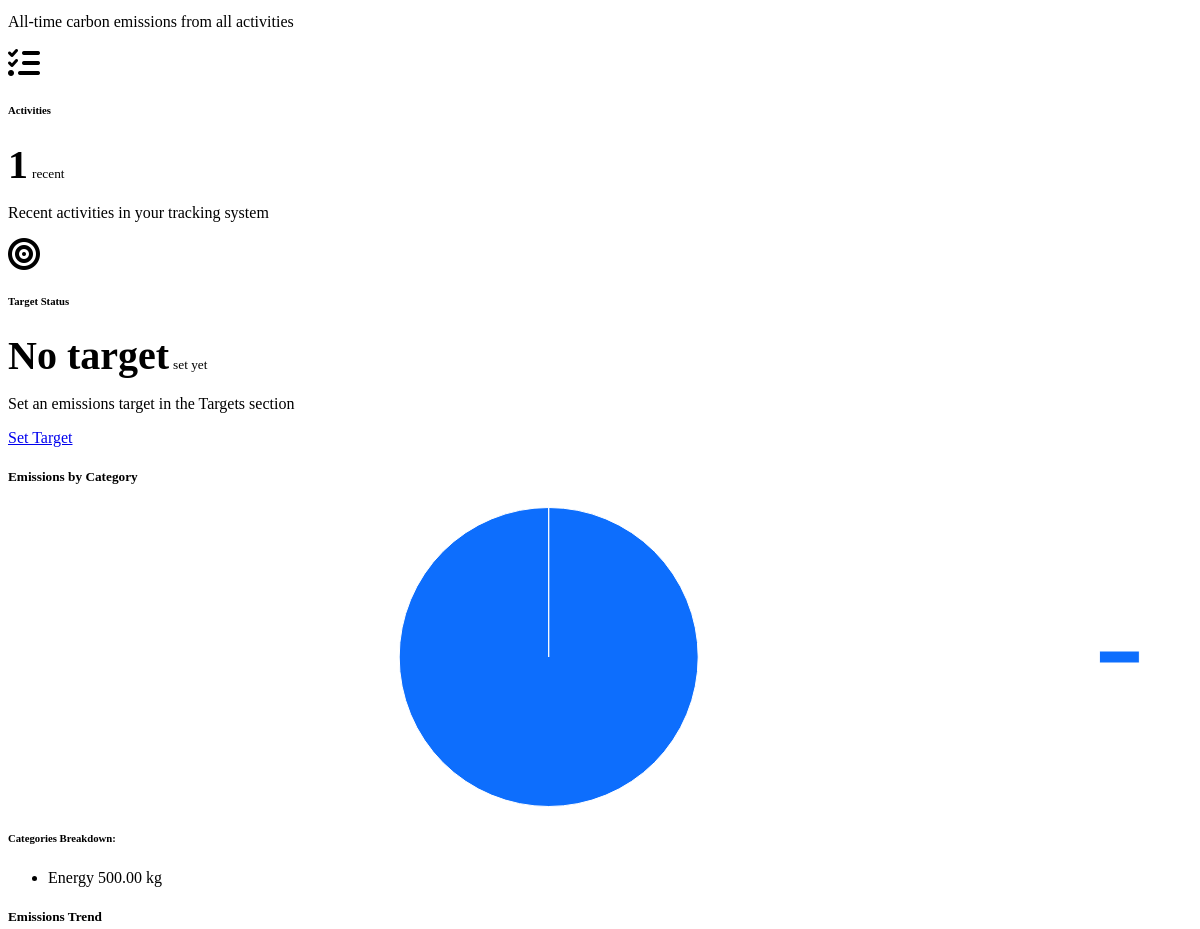
Before: /dashboard (signed in, middle part) with the older database file.
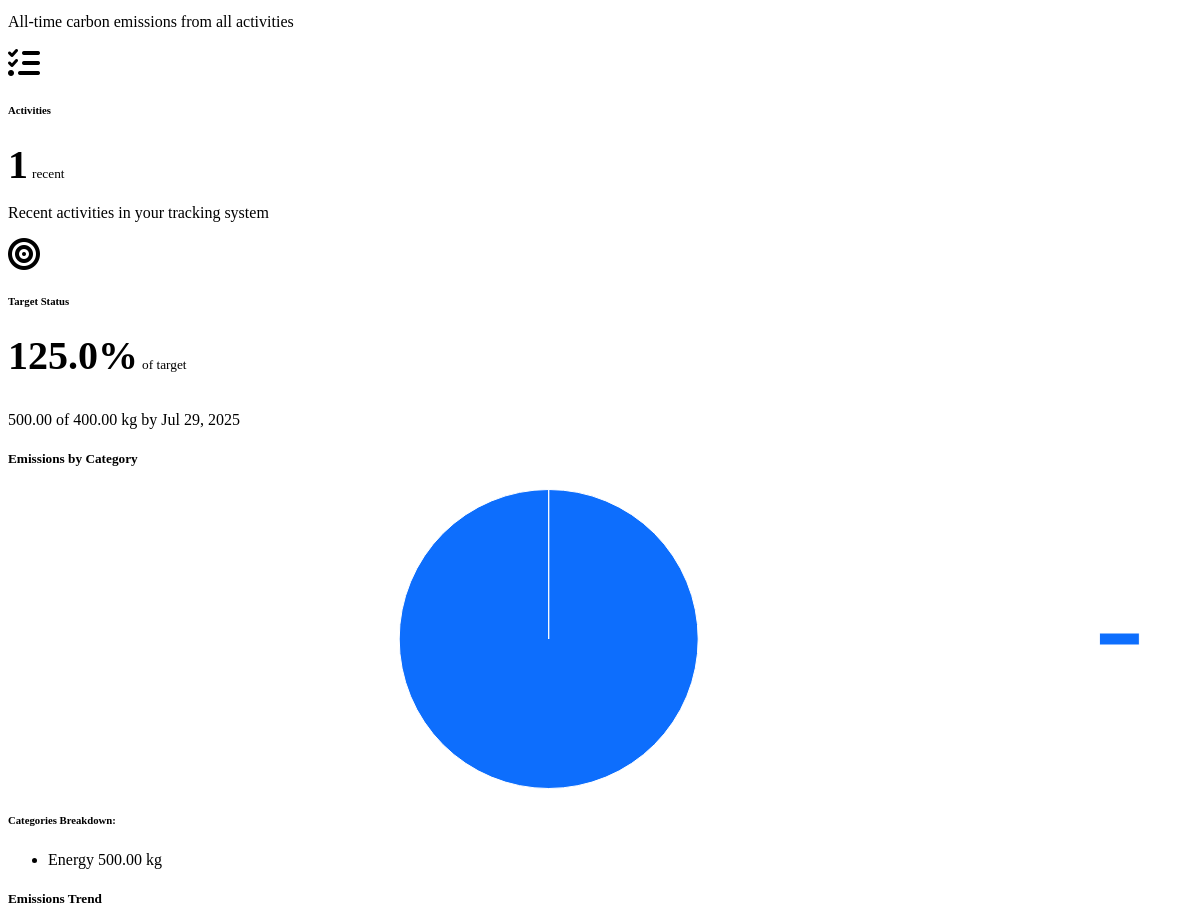
After: the same page with the newer database file.
### models.py (models this page shows)
class EmissionTarget(db.Model):
    id = db.Column(db.Integer, primary_key=True)
    target_value = db.Column(db.Float, nullable=False)  # Target emission value in CO2e
    target_unit = db.Column(db.String(20), default='kg', nullable=False)  # kg, tonnes
    target_date = db.Column(db.Date, nullable=False)
    category = db.Column(db.String(50))  # If for a specific category, otherwise overall
    company_id = db.Column(db.Integer, db.ForeignKey('company.id'), nullable=False)
    created_at = db.Column(db.DateTime, default=datetime.utcnow)

### routes.py (the view)
    @app.route('/dashboard')
    @login_required
    def dashboard():
        total_emissions = current_user.get_total_emissions()
        emissions_by_category = current_user.get_emissions_by_category()
        recent_activities = Activity.query.filter_by(company_id=current_user.id)\
            .order_by(Activity.date.desc()).limit(5).all()
        target = EmissionTarget.query.filter_by(
            company_id=current_user.id,
            category='overall'
        ).order_by(EmissionTarget.target_date.desc()).first()
        chart_data = {
            'labels': [cat for cat, _ in emissions_by_category],
            'data': [float(val) for _, val in emissions_by_category]
        }
        monthly_emissions = db.session.query(
            func.strftime('%Y-%m', Activity.date).label('month'),
            func.sum(Activity.emission_value).label('total')
        ).filter_by(company_id=current_user.id)\
         .group_by('month')\
         .order_by('month')\
         .limit(12)\
         .all()
        trend_data = {
            'labels': [month for month, _ in monthly_emissions],
            'data': [float(total) for _, total in monthly_emissions]
        }
        return render_template(
            'dashboard.html',
            title='Dashboard',
            total_emissions=total_emissions,
            emissions_by_category=emissions_by_category,
            recent_activities=recent_activities,
            target=target,
            chart_data=json.dumps(chart_data),
            trend_data=json.dumps(trend_data)
        )

### models.py (called while the page is built)
@login_manager.user_loader
def load_user(user_id):
    return Company.query.get(int(user_id))

    def get_total_emissions(self):
        return db.session.query(func.sum(Activity.emission_value)).filter_by(company_id=self.id).scalar() or 0

    def get_emissions_by_category(self):
        return db.session.query(
            Activity.category,
            func.sum(Activity.emission_value).label('total')
        ).filter_by(company_id=self.id).group_by(Activity.category).all()

### templates/dashboard.html (shortened to what the changed rows need)
{% extends "base.html" %}
{% block content %}
<div class="container">
    <div class="row mb-4">
        <div class="col-md-4 mb-4">
            <div class="card dashboard-card h-100">
                <div class="card-body p-4">
                    <div class="d-flex align-items-center mb-3">
                        <div class="flex-shrink-0 bg-info bg-opacity-10 p-3 rounded-3">
                        </div>
                        <div class="flex-grow-1 ms-3">
                            <h6 class="text-muted text-uppercase mb-0">Target Status</h6>
                            {% if target %}
                            <span class="stats-counter">{{ "%.1f"|format((total_emissions / target.target_value) * 100)
                                }}%</span>
                            <small class="text-muted">of target</small>
                            {% else %}
                            <span class="stats-counter">No target</span>
                            <small class="text-muted">set yet</small>
                            {% endif %}
                        </div>
                    </div>
                    {% if target %}
                    <div class="progress progress-bar-target mb-2">
                        {% set percentage = (total_emissions / target.target_value) * 100 %}
                        {% set percentage_capped = 100 if percentage > 100 else percentage %}
                    </div>
                    <p class="text-muted mb-0">{{ "%.2f"|format(total_emissions) }} of {{
                        "%.2f"|format(target.target_value) }} {{ target.target_unit }} by {{
                        target.target_date.strftime('%b %d, %Y') }}</p>
                    {% else %}
                    <p class="text-muted mb-0">Set an emissions target in the Targets section</p>
                    <a href="{{ url_for('targets') }}" class="btn btn-sm btn-outline-info mt-2">Set Target</a>
                    {% endif %}
                </div>
            </div>
        </div>
    </div>
</div>
{% endblock %}

Changed rows visible on the page:
added EmissionTarget: (total_emissions/target.target_value)*100 "125.0", target_value "400.00", target_unit "kg", target_date "Jul 29, 2025"
Other visible differences:
{{ "%.2f"|format(total_emissions) }}: (not shown) → "500.00"
text no longer shown: "No target set yet Set an emissions target in the Targets section Set Target"
text now shown: "% of target of by"
